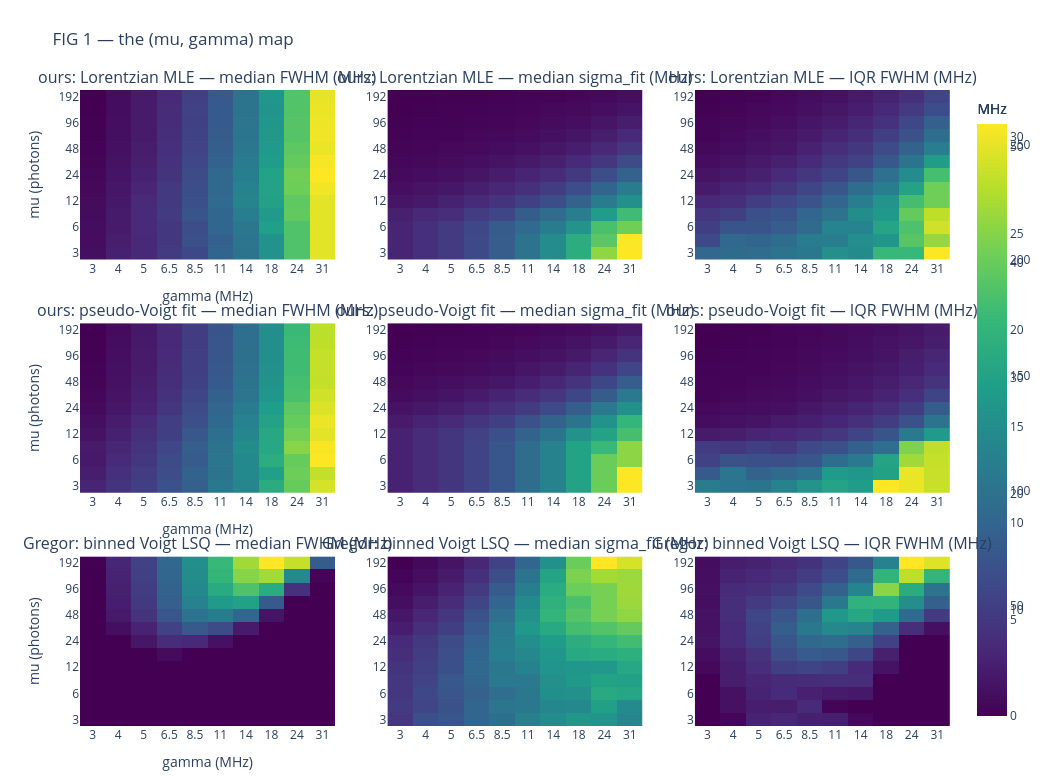

The code cell stored with this chart in its notebook:
### Code cell
# ============================================================
# FIG 1 — grid heatmaps per estimator: median FWHM, median sigma_fit, IQR(FWHM)
# ============================================================
def _grid_matrix(est_key, key):
    Z = np.full((len(GRID_MU), len(GRID_GAMMA)), np.nan)
    for i in range(len(GRID_MU)):
        for j in range(len(GRID_GAMMA)):
            Z[i, j] = STATS[(est_key, i, j)][key]
    return Z

fig = make_subplots(rows=len(ESTIMATORS), cols=3,
                    subplot_titles=[f'{est_name} — {stat}' for est_name, _ in ESTIMATORS
                                    for stat in ('median FWHM (MHz)', 'median sigma_fit (MHz)', 'IQR FWHM (MHz)')],
                    horizontal_spacing=0.06, vertical_spacing=0.10)
for r, (est_name, est_key) in enumerate(ESTIMATORS, start=1):
    for c, key in enumerate(('f_med', 's_med', 'f_iqr'), start=1):
        fig.add_trace(go.Heatmap(x=[f'{g:g}' for g in GRID_GAMMA], y=[f'{m:g}' for m in GRID_MU],
                                 z=_grid_matrix(est_key, key), colorscale='Viridis',
                                 showscale=(c == 3), colorbar=dict(title='MHz') if c == 3 else None,
                                 hovertemplate='mu=%{y}<br>gamma=%{x}<br>%{z:.2f}<extra></extra>'), r, c)
    fig.update_xaxes(title_text='gamma (MHz)', row=r, col=1)
    fig.update_yaxes(title_text='mu (photons)', row=r, col=1)
fig.update_layout(height=260 * len(ESTIMATORS), width=1050, title_text='FIG 1 — the (mu, gamma) map', margin=dict(t=90, b=40))
fig.show()

### Figure 1 — Plotly figure (JSON) as saved in the notebook; plotly's stock layout.template omitted (floating-point values rounded to 4 significant figures; data arrays with more than 128 entries replaced by an {"elided": "..."} marker saying what was removed)
{"data": [{"colorscale": [[0.0, "#440154"], [0.1111, "#482878"], [0.2222, "#3e4989"], [0.3333, "#31688e"], [0.4444, "#26828e"], [0.5556, "#1f9e89"], [0.6667, "#35b779"], [0.7778, "#6ece58"], [0.8889, "#b5de2b"], [1.0, "#fde725"]], "hovertemplate": "mu=%{y}<br>gamma=%{x}<br>%{z:.2f}<extra></extra>", "showscale": false, "type": "heatmap", "x": ["3", "4", "5", "6.5", "8.5", "11", "14", "18", "24", "31"], "xaxis": "x", "y": ["3", "4", "6", "8", "12", "17", "24", "34", "48", "68", "96", "136", "192"], "yaxis": "y", "z": {"elided": "13x10 float values"}}, {"colorscale": [[0.0, "#440154"], [0.1111, "#482878"], [0.2222, "#3e4989"], [0.3333, "#31688e"], [0.4444, "#26828e"], [0.5556, "#1f9e89"], [0.6667, "#35b779"], [0.7778, "#6ece58"], [0.8889, "#b5de2b"], [1.0, "#fde725"]], "hovertemplate": "mu=%{y}<br>gamma=%{x}<br>%{z:.2f}<extra></extra>", "showscale": false, "type": "heatmap", "x": ["3", "4", "5", "6.5", "8.5", "11", "14", "18", "24", "31"], "xaxis": "x2", "y": ["3", "4", "6", "8", "12", "17", "24", "34", "48", "68", "96", "136", "192"], "yaxis": "y2", "z": {"elided": "13x10 float values"}}, {"colorbar": {"title": {"text": "MHz"}}, "colorscale": [[0.0, "#440154"], [0.1111, "#482878"], [0.2222, "#3e4989"], [0.3333, "#31688e"], [0.4444, "#26828e"], [0.5556, "#1f9e89"], [0.6667, "#35b779"], [0.7778, "#6ece58"], [0.8889, "#b5de2b"], [1.0, "#fde725"]], "hovertemplate": "mu=%{y}<br>gamma=%{x}<br>%{z:.2f}<extra></extra>", "showscale": true, "type": "heatmap", "x": ["3", "4", "5", "6.5", "8.5", "11", "14", "18", "24", "31"], "xaxis": "x3", "y": ["3", "4", "6", "8", "12", "17", "24", "34", "48", "68", "96", "136", "192"], "yaxis": "y3", "z": {"elided": "13x10 float values"}}, {"colorscale": [[0.0, "#440154"], [0.1111, "#482878"], [0.2222, "#3e4989"], [0.3333, "#31688e"], [0.4444, "#26828e"], [0.5556, "#1f9e89"], [0.6667, "#35b779"], [0.7778, "#6ece58"], [0.8889, "#b5de2b"], [1.0, "#fde725"]], "hovertemplate": "mu=%{y}<br>gamma=%{x}<br>%{z:.2f}<extra></extra>", "showscale": false, "type": "heatmap", "x": ["3", "4", "5", "6.5", "8.5", "11", "14", "18", "24", "31"], "xaxis": "x4", "y": ["3", "4", "6", "8", "12", "17", "24", "34", "48", "68", "96", "136", "192"], "yaxis": "y4", "z": {"elided": "13x10 float values"}}, {"colorscale": [[0.0, "#440154"], [0.1111, "#482878"], [0.2222, "#3e4989"], [0.3333, "#31688e"], [0.4444, "#26828e"], [0.5556, "#1f9e89"], [0.6667, "#35b779"], [0.7778, "#6ece58"], [0.8889, "#b5de2b"], [1.0, "#fde725"]], "hovertemplate": "mu=%{y}<br>gamma=%{x}<br>%{z:.2f}<extra></extra>", "showscale": false, "type": "heatmap", "x": ["3", "4", "5", "6.5", "8.5", "11", "14", "18", "24", "31"], "xaxis": "x5", "y": ["3", "4", "6", "8", "12", "17", "24", "34", "48", "68", "96", "136", "192"], "yaxis": "y5", "z": {"elided": "13x10 float values"}}, {"colorbar": {"title": {"text": "MHz"}}, "colorscale": [[0.0, "#440154"], [0.1111, "#482878"], [0.2222, "#3e4989"], [0.3333, "#31688e"], [0.4444, "#26828e"], [0.5556, "#1f9e89"], [0.6667, "#35b779"], [0.7778, "#6ece58"], [0.8889, "#b5de2b"], [1.0, "#fde725"]], "hovertemplate": "mu=%{y}<br>gamma=%{x}<br>%{z:.2f}<extra></extra>", "showscale": true, "type": "heatmap", "x": ["3", "4", "5", "6.5", "8.5", "11", "14", "18", "24", "31"], "xaxis": "x6", "y": ["3", "4", "6", "8", "12", "17", "24", "34", "48", "68", "96", "136", "192"], "yaxis": "y6", "z": {"elided": "13x10 float values"}}, {"colorscale": [[0.0, "#440154"], [0.1111, "#482878"], [0.2222, "#3e4989"], [0.3333, "#31688e"], [0.4444, "#26828e"], [0.5556, "#1f9e89"], [0.6667, "#35b779"], [0.7778, "#6ece58"], [0.8889, "#b5de2b"], [1.0, "#fde725"]], "hovertemplate": "mu=%{y}<br>gamma=%{x}<br>%{z:.2f}<extra></extra>", "showscale": false, "type": "heatmap", "x": ["3", "4", "5", "6.5", "8.5", "11", "14", "18", "24", "31"], "xaxis": "x7", "y": ["3", "4", "6", "8", "12", "17", "24", "34", "48", "68", "96", "136", "192"], "yaxis": "y7", "z": {"elided": "13x10 float values"}}, {"colorscale": [[0.0, "#440154"], [0.1111, "#482878"], [0.2222, "#3e4989"], [0.3333, "#31688e"], [0.4444, "#26828e"], [0.5556, "#1f9e89"], [0.6667, "#35b779"], [0.7778, "#6ece58"], [0.8889, "#b5de2b"], [1.0, "#fde725"]], "hovertemplate": "mu=%{y}<br>gamma=%{x}<br>%{z:.2f}<extra></extra>", "showscale": false, "type": "heatmap", "x": ["3", "4", "5", "6.5", "8.5", "11", "14", "18", "24", "31"], "xaxis": "x8", "y": ["3", "4", "6", "8", "12", "17", "24", "34", "48", "68", "96", "136", "192"], "yaxis": "y8", "z": {"elided": "13x10 float values"}}, {"colorbar": {"title": {"text": "MHz"}}, "colorscale": [[0.0, "#440154"], [0.1111, "#482878"], [0.2222, "#3e4989"], [0.3333, "#31688e"], [0.4444, "#26828e"], [0.5556, "#1f9e89"], [0.6667, "#35b779"], [0.7778, "#6ece58"], [0.8889, "#b5de2b"], [1.0, "#fde725"]], "hovertemplate": "mu=%{y}<br>gamma=%{x}<br>%{z:.2f}<extra></extra>", "showscale": true, "type": "heatmap", "x": ["3", "4", "5", "6.5", "8.5", "11", "14", "18", "24", "31"], "xaxis": "x9", "y": ["3", "4", "6", "8", "12", "17", "24", "34", "48", "68", "96", "136", "192"], "yaxis": "y9", "z": {"elided": "13x10 float values"}}], "layout": {"annotations": [{"font": {"size": 16}, "showarrow": false, "text": "ours: Lorentzian MLE — median FWHM (MHz)", "x": 0.1467, "xanchor": "center", "xref": "paper", "y": 1.0, "yanchor": "bottom", "yref": "paper"}, {"font": {"size": 16}, "showarrow": false, "text": "ours: Lorentzian MLE — median sigma_fit (MHz)", "x": 0.5, "xanchor": "center", "xref": "paper", "y": 1.0, "yanchor": "bottom", "yref": "paper"}, {"font": {"size": 16}, "showarrow": false, "text": "ours: Lorentzian MLE — IQR FWHM (MHz)", "x": 0.8533, "xanchor": "center", "xref": "paper", "y": 1.0, "yanchor": "bottom", "yref": "paper"}, {"font": {"size": 16}, "showarrow": false, "text": "ours: pseudo-Voigt fit — median FWHM (MHz)", "x": 0.1467, "xanchor": "center", "xref": "paper", "y": 0.6333, "yanchor": "bottom", "yref": "paper"}, {"font": {"size": 16}, "showarrow": false, "text": "ours: pseudo-Voigt fit — median sigma_fit (MHz)", "x": 0.5, "xanchor": "center", "xref": "paper", "y": 0.6333, "yanchor": "bottom", "yref": "paper"}, {"font": {"size": 16}, "showarrow": false, "text": "ours: pseudo-Voigt fit — IQR FWHM (MHz)", "x": 0.8533, "xanchor": "center", "xref": "paper", "y": 0.6333, "yanchor": "bottom", "yref": "paper"}, {"font": {"size": 16}, "showarrow": false, "text": "Gregor: binned Voigt LSQ — median FWHM (MHz)", "x": 0.1467, "xanchor": "center", "xref": "paper", "y": 0.2667, "yanchor": "bottom", "yref": "paper"}, {"font": {"size": 16}, "showarrow": false, "text": "Gregor: binned Voigt LSQ — median sigma_fit (MHz)", "x": 0.5, "xanchor": "center", "xref": "paper", "y": 0.2667, "yanchor": "bottom", "yref": "paper"}, {"font": {"size": 16}, "showarrow": false, "text": "Gregor: binned Voigt LSQ — IQR FWHM (MHz)", "x": 0.8533, "xanchor": "center", "xref": "paper", "y": 0.2667, "yanchor": "bottom", "yref": "paper"}], "height": 780, "margin": {"b": 40, "t": 90}, "title": {"text": "FIG 1 — the (mu, gamma) map"}, "width": 1050, "xaxis": {"anchor": "y", "domain": [0.0, 0.2933], "title": {"text": "gamma (MHz)"}}, "xaxis2": {"anchor": "y2", "domain": [0.3533, 0.6467]}, "xaxis3": {"anchor": "y3", "domain": [0.7067, 1.0]}, "xaxis4": {"anchor": "y4", "domain": [0.0, 0.2933], "title": {"text": "gamma (MHz)"}}, "xaxis5": {"anchor": "y5", "domain": [0.3533, 0.6467]}, "xaxis6": {"anchor": "y6", "domain": [0.7067, 1.0]}, "xaxis7": {"anchor": "y7", "domain": [0.0, 0.2933], "title": {"text": "gamma (MHz)"}}, "xaxis8": {"anchor": "y8", "domain": [0.3533, 0.6467]}, "xaxis9": {"anchor": "y9", "domain": [0.7067, 1.0]}, "yaxis": {"anchor": "x", "domain": [0.7333, 1.0], "title": {"text": "mu (photons)"}}, "yaxis2": {"anchor": "x2", "domain": [0.7333, 1.0]}, "yaxis3": {"anchor": "x3", "domain": [0.7333, 1.0]}, "yaxis4": {"anchor": "x4", "domain": [0.3667, 0.6333], "title": {"text": "mu (photons)"}}, "yaxis5": {"anchor": "x5", "domain": [0.3667, 0.6333]}, "yaxis6": {"anchor": "x6", "domain": [0.3667, 0.6333]}, "yaxis7": {"anchor": "x7", "domain": [0.0, 0.2667], "title": {"text": "mu (photons)"}}, "yaxis8": {"anchor": "x8", "domain": [0.0, 0.2667]}, "yaxis9": {"anchor": "x9", "domain": [0.0, 0.2667]}}}
